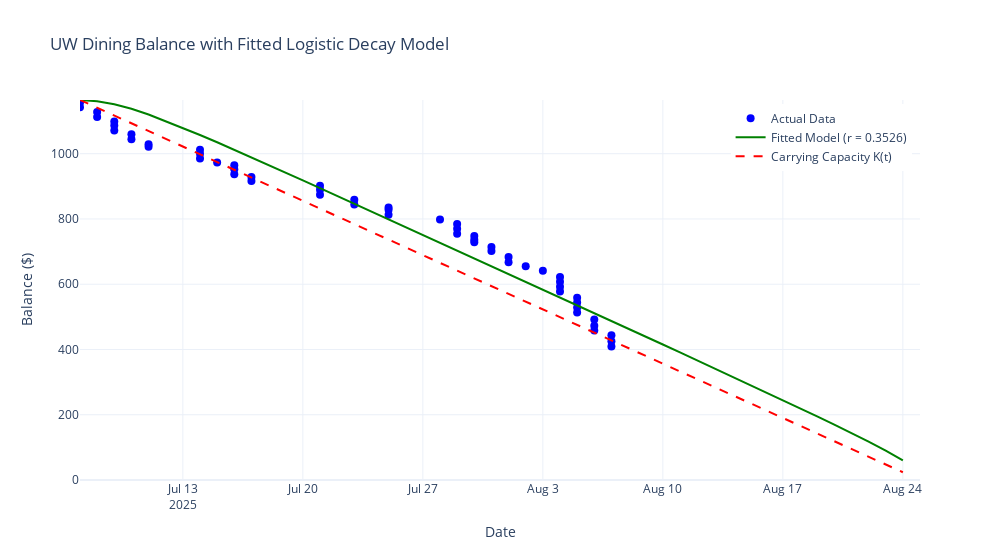

Source (notebook cell):
### Code cell
sol = solve_logistic(best_r)
modeled_dates = [t0 + pd.Timedelta(days=float(t)) for t in sol.t]

fig = go.Figure()

# Actual data
fig.add_trace(go.Scatter(x=df['Date'], y=df['Balance'],
                         mode='markers', name='Actual Data',
                         marker=dict(size=8, color='blue')))

# Fitted model
fig.add_trace(go.Scatter(x=modeled_dates, y=sol.y[0],
                         mode='lines', name=f'Fitted Model (r = {best_r:.4f})',
                         line=dict(color='green')))

# Carrying capacity
K_vals = [K(t) for t in sol.t]
fig.add_trace(go.Scatter(x=modeled_dates, y=K_vals,
                         mode='lines', name='Carrying Capacity K(t)',
                         line=dict(dash='dash', color='red')))

fig.update_layout(
    title='UW Dining Balance with Fitted Logistic Decay Model',
    xaxis_title='Date',
    yaxis_title='Balance ($)',
    legend=dict(x=0.99, y=0.99, xanchor='right', yanchor='top'),
    template='plotly_white',
    width=1000,
    xaxis=dict(range=[t0, end_date]),
    yaxis=dict(range=[0, B0])
)
fig.show()
